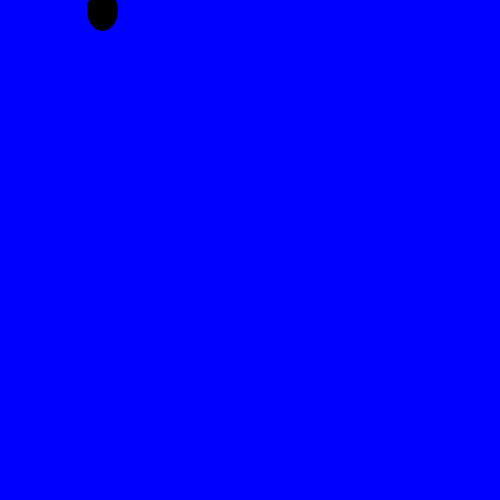
Frame 1 (no input)
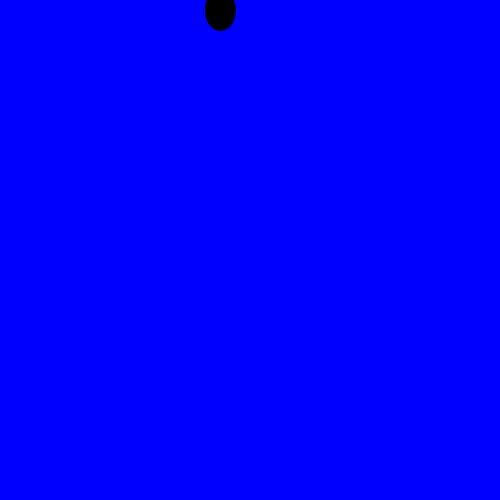
Frame 60 (the mouse pressed at the canvas centre just before this capture)
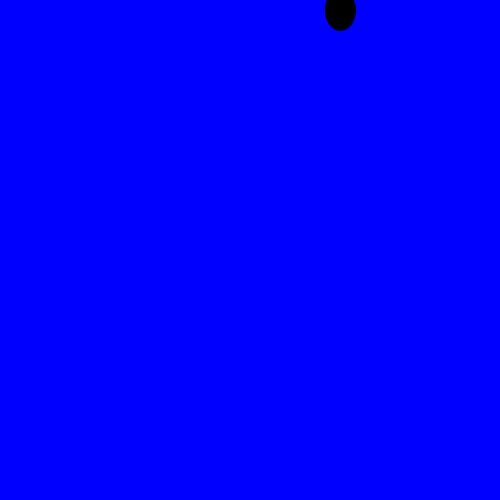
Frame 120 (the mouse held since frame 60 and released just before this capture)

The Processing sketch that drew these frames (run headless with seeded random() and noise(); from frame 60 on, the mouse is pressed at the canvas centre):

// Processing sketch: processing_31255
// ── processing_31255.pde

class Circle{
int xPos;
int yPos;
int wid;
int hei;

int speed;
color col;

 Circle(int x, int y, int w, int h, int spd, color c){
xPos = x;
yPos = y;
wid = w;
hei = h;
col = c;
speed = spd;

}

void display(){
  fill(0);
  ellipse( xPos,  yPos,  wid,  hei);
}

void drive(){
  xPos = xPos+speed;
  
  if(xPos > width) {
    speed=-speed;
  }
  
  if(xPos < 1) {
    speed=-speed;
  }
}
}
Circle mine = new Circle(100, 10, 30, 40, 2, color(random(255),random(255),random(255)));

void setup(){
  size(500,500);
  background(0, 0, 0);
  frameRate(50);
}

void draw(){
  background(0,0,255);
  mine.drive();
  mine.display();
}
